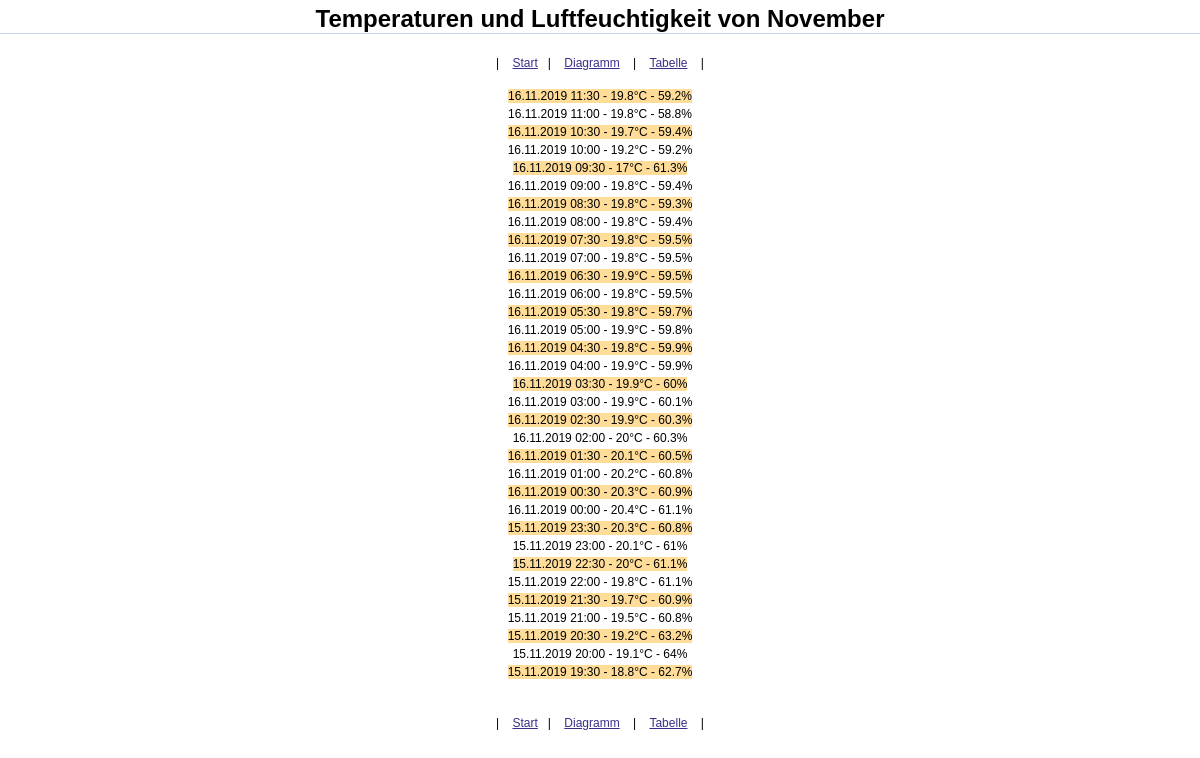
/tabelle.php, run on the app's committed database.
### tables this page shows
CREATE TABLE wohnzimmer(id INTEGER PRIMARY KEY AUTOINCREMENT, temperatur FLOAT, luftfeuchtigkeit FLOAT, zimmer VARCHAR, datum DATETIME);

### tabelle.php (the view, shortened to what this page needs)
<?php
	 function date_german_time($date) {
    $d    =    explode("-",$date);
    return    sprintf("%02d.%02d.%04d %4s", $d[2], $d[1], $d[0], substr($d[2],3,8));
	}
$monat=array("Januar", "Februar", "M&auml;rz", "April", "Mai", "Juni", "Juli", "August", "September", "Oktober", "November", "Dezember");
?>
<html>
<head>
<link rel="stylesheet" type="text/css" href="style.css" />
</head>
<body>
<div id="maincontent">
      <div id="leftcontent">
		           <?php
		           $zahl_monat = date("m")-1;
          $db = new SQLite3('temperatur.sqlite', SQLITE3_OPEN_CREATE | SQLITE3_OPEN_READWRITE);
		?>
		 <div id="uberschrift"><strong>Temperaturen und Luftfeuchtigkeit von <?php echo $monat["$zahl_monat"]; ?></strong></div>
       <?php
			include("menu.php");
        ?>
        <div id="temperatur_tabelle">
					<?php
		  $results = $db->query('select *,strftime(\'%M\', datum) as mintime, strftime(\'%m\', datum) as monat FROM wohnzimmer WHERE ((mintime = "00" OR mintime= "30") AND monat = "'.date("m").'") ORDER BY datum DESC');
  $i=0;
while ($row = $results->fetchArray()) {
	$color = ($i % 2) ? "#FFF" : "#ffdd99";
	echo "<span style='background-color:$color; margin: 5px;'>";
	echo date_german_time($row["datum"])." - " . $row["temperatur"]."°C - " . $row["luftfeuchtigkeit"]."%<br/>";
	echo "</span>";
    $i++;
}
    ?>
			<br/>
			<?php
			include("menu.php");
        ?>
        </div>
           </div>
</div>
</body>
</html>

### style.css (style rules this page uses)
html { height: 100%; }
body { height: 100%; margin:0; padding:0; line-height: 1.5em; background-color: #FFF; background-attachment:fixed; font-family:Verdana, Arial, Helvetica, sans-serif; font-size:12px; }
@media all and (min-width:1024px) { #maincontent { width: 1200px; margin: 0 auto; } }
@media all and (min-width:1024px) { #leftcontent { padding: 10px 0; text-align: justify; } }
@media all and (min-width:1024px) { #uberschrift { font-size: 24px; border-bottom: 1px solid #c8d5ee; margin-bottom: 5px; padding-bottom: 5px; text-align: center; } }
@media all and (min-width:1024px) { #temperatur_tabelle { text-align: center; margin: 0px auto; } }

### data on the page
wohnzimmer: datum "16.11.2019 11:30", temperatur "19.8", luftfeuchtigkeit "59.2"
wohnzimmer: datum "16.11.2019 11:00", temperatur "19.8", luftfeuchtigkeit "58.8"
wohnzimmer: datum "16.11.2019 10:30", temperatur "19.7", luftfeuchtigkeit "59.4"
wohnzimmer: datum "16.11.2019 10:00", temperatur "19.2", luftfeuchtigkeit "59.2"
wohnzimmer: datum "16.11.2019 09:30", temperatur "17", luftfeuchtigkeit "61.3"
wohnzimmer: datum "16.11.2019 09:00", temperatur "19.8", luftfeuchtigkeit "59.4"
wohnzimmer: datum "16.11.2019 08:30", temperatur "19.8", luftfeuchtigkeit "59.3"
wohnzimmer: datum "16.11.2019 08:00", temperatur "19.8", luftfeuchtigkeit "59.4"
wohnzimmer: datum "16.11.2019 07:30", temperatur "19.8", luftfeuchtigkeit "59.5"
wohnzimmer: datum "16.11.2019 07:00", temperatur "19.8", luftfeuchtigkeit "59.5"
wohnzimmer: datum "16.11.2019 06:30", temperatur "19.9", luftfeuchtigkeit "59.5"
wohnzimmer: datum "16.11.2019 06:00", temperatur "19.8", luftfeuchtigkeit "59.5"
wohnzimmer: datum "16.11.2019 05:30", temperatur "19.8", luftfeuchtigkeit "59.7"
wohnzimmer: datum "16.11.2019 05:00", temperatur "19.9", luftfeuchtigkeit "59.8"
wohnzimmer: datum "16.11.2019 04:30", temperatur "19.8", luftfeuchtigkeit "59.9"
wohnzimmer: datum "16.11.2019 04:00", temperatur "19.9", luftfeuchtigkeit "59.9"
wohnzimmer: datum "16.11.2019 03:30", temperatur "19.9", luftfeuchtigkeit "60"
wohnzimmer: datum "16.11.2019 03:00", temperatur "19.9", luftfeuchtigkeit "60.1"
wohnzimmer: datum "16.11.2019 02:30", temperatur "19.9", luftfeuchtigkeit "60.3"
wohnzimmer: datum "16.11.2019 02:00", temperatur "20", luftfeuchtigkeit "60.3"
wohnzimmer: datum "16.11.2019 01:30", temperatur "20.1", luftfeuchtigkeit "60.5"
wohnzimmer: datum "16.11.2019 01:00", temperatur "20.2", luftfeuchtigkeit "60.8"
wohnzimmer: datum "16.11.2019 00:30", temperatur "20.3", luftfeuchtigkeit "60.9"
wohnzimmer: datum "16.11.2019 00:00", temperatur "20.4", luftfeuchtigkeit "61.1"
wohnzimmer: datum "15.11.2019 23:30", temperatur "20.3", luftfeuchtigkeit "60.8"
wohnzimmer: datum "15.11.2019 23:00", temperatur "20.1", luftfeuchtigkeit "61"
wohnzimmer: datum "15.11.2019 22:30", temperatur "20", luftfeuchtigkeit "61.1"
wohnzimmer: datum "15.11.2019 22:00", temperatur "19.8", luftfeuchtigkeit "61.1"
wohnzimmer: datum "15.11.2019 21:30", temperatur "19.7", luftfeuchtigkeit "60.9"
wohnzimmer: datum "15.11.2019 21:00", temperatur "19.5", luftfeuchtigkeit "60.8"
wohnzimmer: datum "15.11.2019 20:30", temperatur "19.2", luftfeuchtigkeit "63.2"
wohnzimmer: datum "15.11.2019 20:00", temperatur "19.1", luftfeuchtigkeit "64"
wohnzimmer: datum "15.11.2019 19:30", temperatur "18.8", luftfeuchtigkeit "62.7"
